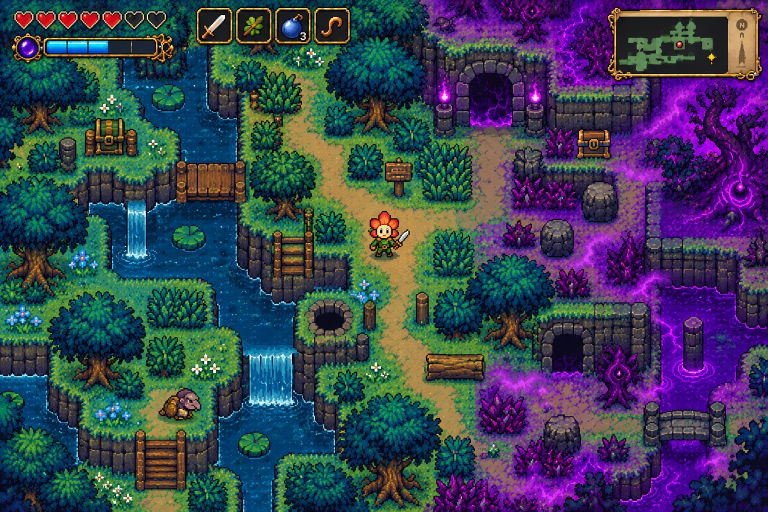
#> input picture bartgame/art/ref/board_forest.jpg, 1536 x 1024 px (shown at 1/2 size); its folder holds 4 pictures in this run
$ python style.py
#> lines starting #> are read from the running program, lines starting #| are printed output that depends on the picture
### bartgame/art/sample.py
"""Sampling the style boards: a sprite or a tile is cut from a board,
scaled to its GBA size, keyed from the board's backdrop and quantized to
a palette of fifteen colours derived from the boards themselves. The
boards live in art/ref/. Everything here is deterministic."""
import os

from PIL import Image

HERE = os.path.dirname(os.path.abspath(__file__))
_boards = {}


def board(name):
    if name not in _boards:
        _boards[name] = Image.open(os.path.join(HERE, 'ref', 'board_%s.jpg' % name)).convert('RGB')
    return _boards[name]


def hexcol(c):
    return tuple(int(c[i:i + 2], 16) for i in (1, 3, 5))


def dist2(a, b):
    return (a[0] - b[0]) ** 2 + (a[1] - b[1]) ** 2 + (a[2] - b[2]) ** 2


def keyed(im, bg, thresh):
    """RGBA: alpha 0 where the pixel is near the backdrop colour"""
    out = Image.new('RGBA', im.size)
    src = im.load()
    dst = out.load()
    t2 = thresh * thresh
    for y in range(im.size[1]):
        for x in range(im.size[0]):
            p = src[x, y]
            near = any(dist2(p, b) < t2 for b in bg) if bg else False
            dst[x, y] = (p[0], p[1], p[2], 0 if near else 255)
    return out


def derive(samples, n=15, bgs=(), thresh=28, spread=False):
    """a palette of n colours (median cut) over the opaque pixels of the
    given (board, box) crops. spread: cut 2n and keep the n farthest
    apart, so a sprite's few bright colours survive its many darks."""
    pix = []
    for name, box in samples:
        # every crop weighs the same, whatever its size
        im = board(name).crop(box).resize((64, 64), Image.LANCZOS)
        k = keyed(im, bgs, thresh).load()
        for y in range(im.size[1]):
            for x in range(im.size[0]):
                p = k[x, y]
                if p[3]:
                    pix.append(p[:3])
    strip = Image.new('RGB', (len(pix), 1))
    strip.putdata(pix)
    m = n * 2 if spread else n
    q = strip.quantize(colors=m, method=Image.MEDIANCUT)
    pal = q.getpalette()[:m * 3]
    cols = [tuple(pal[i:i + 3]) for i in range(0, m * 3, 3)]
    if spread:
        counts = sorted(q.getcolors(), reverse=True)
        order = [cols[idx] for _, idx in counts]
        keep = [order[0]]
        while len(keep) < n and len(keep) < len(order):
            best = max((c for c in order if c not in keep), key=lambda c: min(dist2(c, k) for k in keep))
            keep.append(best)
        cols = keep
    cols.sort(key=lambda c: c[0] * 3 + c[1] * 6 + c[2])
    return cols


# [31 lines left out: function cut, not called in this run]


def opaque(rows, fill):
    return [r.replace('.', '%x' % fill) for r in rows]


def seamless(im):
    """blend an RGB image with itself shifted by half, weighted toward the
    edges, so the tile wraps"""
    w, h = im.size
    src = im.load()
    out = Image.new('RGB', (w, h))
    dst = out.load()
    for y in range(h):
        for x in range(w):
            a = src[x, y]
            b = src[(x + w // 2) % w, (y + h // 2) % h]
            wx = abs(x + 0.5 - w / 2.0) / (w / 2.0)
            wy = abs(y + 0.5 - h / 2.0) / (h / 2.0)
            t = max(0.0, (max(wx, wy) - 0.66) / 0.34) ** 2 * 0.5
            dst[x, y] = tuple(int(a[i] * (1 - t) + b[i] * t) for i in range(3))
    return out


def quantize_rows(rgba, palette, floor_alpha=128, outline=None):
    w, h = rgba.size
    px = rgba.load()
    grid = [[0] * w for _ in range(h)]
    for y in range(h):
        for x in range(w):
            p = px[x, y]
            if len(p) > 3 and p[3] < floor_alpha:
                continue
            best, bd = 1, 1 << 30
            for i, c in enumerate(palette):
                d = dist2(p, c)
                if d < bd:
                    bd = d
                    best = i + 1
            grid[y][x] = best
    if outline is not None:
        for y in range(h):
            for x in range(w):
                if grid[y][x]:
                    continue
                for dx, dy in ((1, 0), (-1, 0), (0, 1), (0, -1)):
                    nx, ny = x + dx, y + dy
                    if 0 <= nx < w and 0 <= ny < h and grid[ny][nx] and grid[ny][nx] != outline:
                        grid[y][x] = outline
                        break
    return [''.join('%x' % v if v else '.' for v in row) for row in grid]


def tile(name, box, w, h, palette, wrap=True):
    """an opaque tile: the crop scaled, made seamless, quantized"""
    im = board(name).crop(box).resize((w, h), Image.LANCZOS)
    if wrap:
        im = seamless(im)
    return quantize_rows(im.convert('RGBA'), palette)


# [25 lines left out: function fit, not called in this run]

### bartgame/art/style.py
"""The style boards, cut into the game: palettes derived from the boards
and the tiles sampled from them (the sprites come from the sprite pack,
art/pack/). See sample.py for the cutting.
Every box is (left, top, right, bottom) on the named board.
"""
import sample as SM

BG = [(75, 75, 75), (60, 60, 60), (90, 90, 90), (70, 68, 66), (82, 80, 78), (100, 98, 96), (55, 55, 55)]
OUT = (26, 12, 16)

# ------------------------------------------------------------ palettes --
# the forest scene: the palettes come from the very crops the tiles use
F_GRASS, F_PATH, F_TREE, F_FLOWERS, F_BUSH, F_TUFT = (340, 575, 380, 615), (625, 290, 665, 330), (100, 662, 260, 812), (395, 705, 435, 745), (520, 170, 620, 250), (828, 300, 898, 380)
PAL_FOREST = SM.derive([('forest', b) for b in (F_GRASS, F_PATH, F_TREE, F_FLOWERS, F_BUSH, F_TUFT)], 15)
#> in board, returned value is the input picture: PIL image 1536x1024 RGB; mean R, G, B 57.5, 66.1, 84.1
#> in keyed, `out = Image.new('RGBA', im.size)`: out: PIL image 64x64 RGBA; every value is 0
#> after the loop in derive, `for y in range(im.size[1]):`: pix = 4096 items, first 6: (69, 139, 76), (65, 137, 75), (60, 136, 72), (60, 139, 74), (58, 137, 72), (55, 133, 71)
# water, its banks and the cliffs, the bridge, the well
C_WATER, C_BRIDGE, C_ROCK, C_WELL, C_FALL, C_LEDGE, C_BLUE = (400, 255, 440, 295), (350, 330, 480, 395), (1170, 380, 1236, 448), (600, 592, 710, 692), (520, 700, 580, 820), (130, 755, 290, 805), (200, 797, 245, 842)
PAL_CLIFF = SM.derive([('forest', b) for b in (C_WATER, C_BRIDGE, C_ROCK, C_WELL, C_FALL, C_LEDGE, C_BLUE)], 15)
#> PAL_CLIFF = [(7, 22, 44), (37, 28, 51), (1, 56, 97), (53, 43, 59), (1, 67, 106), (33, 63, 80), (5, 86, 117), (106, 68, 48), (10, 105, 125), (68, 99, 88), (26, 132, 155), (137, 98, 66), (90, 133, 98), (55, 155, 163), (135, 187, 161)]
# the blight
B_GRASS, B_BUSH, B_WALL, B_TREE, B_DOOR, B_PATH, B_ROCK = (1290, 305, 1330, 345), (968, 792, 1048, 872), (1098, 190, 1238, 250), (1360, 120, 1500, 300), (1088, 642, 1188, 742), (1050, 752, 1090, 792), (1098, 832, 1158, 892)
PAL_BLIGHT = SM.derive([('forest', b) for b in (B_GRASS, B_BUSH, B_WALL, B_TREE, B_DOOR, B_PATH, B_ROCK)], 15)
#> PAL_BLIGHT = [(18, 3, 43), (15, 10, 38), (56, 3, 85), (26, 24, 50), (55, 19, 87), (36, 39, 68), (96, 12, 137), (54, 47, 69), (63, 61, 73), (145, 13, 188), (107, 43, 139), (160, 44, 195), (111, 84, 109), (140, 63, 160), (134, 125, 100)]
# the drain: stone, moss, water, pipes, lanterns, banners
S_WALL, S_FLOOR, S_WATER, S_FALL, S_PIPE, S_LANTERN, S_BANNER_T, S_BANNER_P, S_DRAIN = (812, 575, 868, 631), (540, 580, 604, 644), (140, 650, 204, 714), (705, 120, 800, 300), (28, 310, 76, 406), (490, 85, 560, 175), (550, 150, 620, 300), (908, 150, 978, 300), (660, 640, 870, 780)
PAL_SEWER = SM.derive([('sewer', b) for b in (S_WALL, S_FLOOR, S_WATER, S_FALL, S_PIPE, S_LANTERN, S_BANNER_T, S_BANNER_P, S_DRAIN)], 15)
#> call 4 of derive, with n = 15, bgs = (), thresh = 28, spread = False
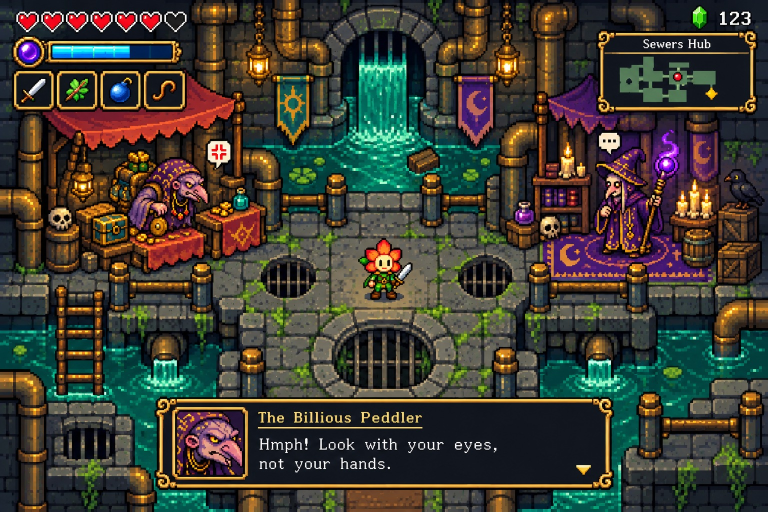
#> input picture bartgame/art/ref/board_sewer.jpg, 1536 x 1024 px (shown at 1/2 size)
#> in board, returned value is the input picture: PIL image 1536x1024 RGB; mean R, G, B 63.7, 61.7, 51.5
#> in derive (call 4), `im = board(name).crop(box).resize((64, 64), Image.LANCZOS)`:
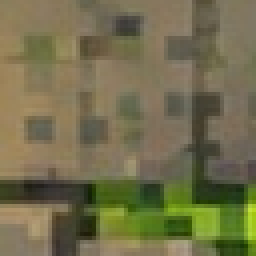
#> im: PIL image 64x64 RGB (shown 4 times larger); mean R, G, B 115.2, 110.3, 76.3
#> after the loop in derive (call 4), `for y in range(im.size[1]):`: pix = 4096 items, first 6: (137, 124, 90), (136, 126, 91), (138, 125, 91), (140, 124, 91), (142, 125, 93), (144, 125, 93)
# its props: the stall, the rug, crates and barrels, candles, skulls
P_CHEST, P_SKULL, P_CANDLES, P_AWNING, P_COUNTER, P_RUG, P_SHELF, P_BARREL, P_CRATE = (188, 428, 272, 510), (95, 410, 150, 470), (1358, 360, 1428, 440), (90, 170, 480, 300), (250, 400, 540, 520), (1100, 465, 1400, 555), (1068, 330, 1178, 470), (1360, 440, 1425, 520), (1440, 420, 1512, 500)
PAL_PROPS = SM.derive([('sewer', b) for b in (P_CHEST, P_SKULL, P_CANDLES, P_AWNING, P_COUNTER, P_RUG, P_SHELF, P_BARREL, P_CRATE)], 15)
#> in derive (call 5), `im = board(name).crop(box).resize((64, 64), Image.LANCZOS)`:
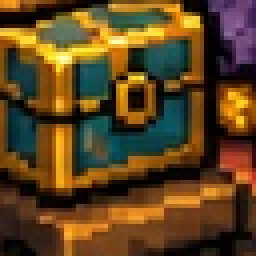
#> im: PIL image 64x64 RGB (shown 4 times larger); mean R, G, B 93.6, 67.6, 31.3
#> after the loop in derive (call 5), `for y in range(im.size[1]):`: pix = 4096 items, first 6: (231, 141, 26), (245, 154, 30), (248, 155, 23), (250, 164, 26), (214, 135, 35), (150, 81, 26)
#> in derive (call 5), `pal = q.getpalette()[:m * 3]`: pal = 45 values, max 241 at index 0, min 4 at index 43, mean 71.78
#> in derive (call 5), `cols = [tuple(pal[i:i + 3]) for i in range(0, m * 3, 3)]`: cols = [(241, 206, 116), (199, 142, 67), (186, 105, 45), (122, 96, 61), (162, 68, 39), (116, 67, 39), (97, 60, 38), (62, 57, 49), (126, 35, 45), (75, 34, 58), (56, 38, 30), (54, 22, 49), (31, 28, 29), (25, 15, 19), (10, 4, 7)]
#> PAL_PROPS = [(10, 4, 7), (25, 15, 19), (31, 28, 29), (54, 22, 49), (56, 38, 30), (75, 34, 58), (62, 57, 49), (126, 35, 45), (97, 60, 38), (116, 67, 39), (162, 68, 39), (122, 96, 61), (186, 105, 45), (199, 142, 67), (241, 206, 116)]


def hexes(pal):
    return ['#%02x%02x%02x' % c for c in pal]


# --------------------------------------------------------- forest tiles --
def ft(box, w=16, h=16, wrap=True, pal=None):
    return SM.tile('forest', box, w, h, pal or PAL_FOREST, wrap)


def ct(box, w=16, h=16, wrap=False):
    return SM.tile('forest', box, w, h, PAL_CLIFF, wrap)


def bt(box, w=16, h=16, wrap=True):
    return SM.tile('forest', box, w, h, PAL_BLIGHT, wrap)


FOREST_SRC = {
    'grass': ft(F_GRASS), 'grass2': ft((345, 580, 385, 620)), 'grass3': ft((335, 590, 375, 630)),
    'path': ft(F_PATH), 'path2': ft((775, 580, 815, 620)),
    'canopy': ft((130, 665, 170, 705)), 'canopy2': ft((200, 668, 240, 708)),
    'flowers_white': ft(F_FLOWERS, wrap=False), 'flowers_blue': ct(C_BLUE),
    'bush': ft((300, 672, 380, 742), wrap=False), 'bush2': ft(F_BUSH, wrap=False),
    'grass_tuft': ft(F_TUFT, wrap=False), 'stump': ft((118, 278, 166, 330), wrap=False),
    'rock': ct(C_ROCK), 'rock_small': ct((1105, 838, 1150, 886)),
    'log': ft((848, 702, 968, 762), 32, 16, False),
    'tree': ft(F_TREE, 32, 40, False), 'tree2': ft((968, 600, 1088, 730), 32, 40, False),
    'tree48': ft((105, 660, 255, 810), 32, 48, False), 'tree2_48': ft((968, 600, 1088, 730), 32, 48, False),
    'sign': ft((768, 320, 828, 392), 16, 24, False),
    'water': ct(C_WATER, wrap=True), 'water2': ct((440, 590, 480, 630), wrap=True),
    'lily': ct((472, 855, 528, 910)),
    'waterfall': ct(C_FALL, 16, 32), 'waterfall2': ct((240, 400, 300, 512), 16, 32),
    'bridge': ct(C_BRIDGE, 32, 16), 'bridge_v': ct((270, 852, 370, 982), 16, 32),
    'cliff': ct(C_LEDGE, 32, 16), 'cliff2': ct((190, 350, 330, 400), 32, 16),
    'well': ct(C_WELL, 32, 32), 'post': ct((710, 662, 760, 742), 16, 32),
    'chest': ct((185, 240, 275, 320)),
    'blight_grass': bt(B_GRASS), 'blight_grass2': bt((1330, 330, 1370, 370)), 'blight_path': bt(B_PATH),
    'blight_bush': bt(B_BUSH, wrap=False), 'blight_crystal': bt((1098, 260, 1168, 330), wrap=False), 'blight_crystal2': bt((1228, 692, 1298, 772), wrap=False),
    'blight_tree': bt(B_TREE, 32, 48, False), 'dead_tree_small': bt((1410, 110, 1510, 290), wrap=False),
    'blight_wall': bt(B_WALL, 32, 16, False), 'blight_wall2': bt((1288, 812, 1468, 872), 32, 16, False),
    'blight_door': bt(B_DOOR, 32, 32, False), 'blight_arch': bt((858, 90, 1098, 260), 48, 48, False),
    'blight_water': bt((1380, 560, 1420, 600)), 'blight_boulder': bt(B_ROCK, wrap=False),
    'blight_pillar': bt((1358, 642, 1408, 742), 16, 32, False), 'blight_canopy': bt((1150, 10, 1190, 50)),
    'blight_chest': bt((1148, 260, 1218, 320), wrap=False),
}
#> in seamless, `out = Image.new('RGB', (w, h))`: out: PIL image 16x16 RGB; every value is 0
#> after the loop in quantize_rows, `for y in range(h):`: grid = 16 items
#> in tile (call 17), `im = board(name).crop(box).resize((w, h), Image.LANCZOS)`:
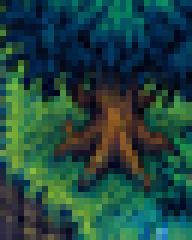
#> im: PIL image 32x40 RGB (shown 6 times larger); mean R, G, B 32.2, 70.1, 63.2
#> in tile (call 19), `im = board(name).crop(box).resize((w, h), Image.LANCZOS)`:
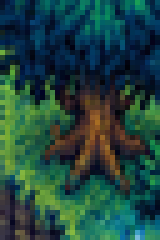
#> im: PIL image 32x48 RGB (shown 5 times larger); mean R, G, B 32, 69.9, 62.8
#> in tile (call 21), `im = board(name).crop(box).resize((w, h), Image.LANCZOS)`:
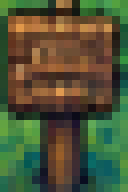
#> im: PIL image 16x24 RGB (shown 8 times larger); mean R, G, B 78.6, 84.6, 54.1
#> in tile (call 22), `im = board(name).crop(box).resize((w, h), Image.LANCZOS)`:
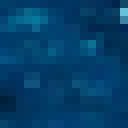
#> im: PIL image 16x16 RGB (shown 8 times larger); mean R, G, B 3.3, 62.8, 105.7


# ---------------------------------------------------------- sewer tiles --
def st(box, w=16, h=16, wrap=True, pal=None):
    return SM.tile('sewer', box, w, h, pal or PAL_SEWER, wrap)


def pt(box, w=16, h=16, wrap=False):
    return SM.tile('sewer', box, w, h, PAL_PROPS, wrap)


SEWER_SRC = {
    'floor': st(S_FLOOR), 'floor2': st((600, 660, 640, 700)), 'floor_moss': st((588, 618, 628, 658)),
    'wall': st(S_WALL), 'wall2': st((600, 560, 656, 616)), 'wall_top': st((650, 515, 706, 560)),
    'water': st(S_WATER), 'water2': st((1300, 680, 1364, 744)),
    'waterfall': st(S_FALL, 32, 48, False), 'waterfall_small': st((1152, 695, 1210, 780), 16, 32, False),
    'pipe_v': st(S_PIPE, 16, 32, False), 'pipe_h': st((1360, 826, 1392, 858), 16, 16, False),
    'pipe_elbow': st((1418, 592, 1508, 712), 32, 32, False),
    'grate': st((520, 515, 630, 600), 32, 32, False), 'grate16': st((520, 515, 630, 600), 16, 16, False),
    'drain': st(S_DRAIN, 32, 32, False),
    'lantern': st(S_LANTERN, 16, 32, False), 'lantern16': st(S_LANTERN, 16, 16, False),
    'banner_teal': st(S_BANNER_T, 16, 32, False), 'banner_purple': st(S_BANNER_P, 16, 32, False),
    'banner_teal16': st(S_BANNER_T, 16, 16, False), 'banner_purple16': st(S_BANNER_P, 16, 16, False),
    'ladder': st((112, 600, 188, 760), 16, 32, False), 'ladder16': st((112, 600, 188, 680), 16, 16, False),
    'post': st((384, 520, 430, 620), 16, 32, False), 'post2': st((480, 692, 520, 782), 16, 32, False),
    'moss_wall': st((1410, 890, 1480, 960)),
    'arch': st((600, 40, 900, 200), 48, 32, False),
}
SEWER_SRC['props'] = {
    'crate': pt(P_CRATE), 'crate2': pt((1430, 512, 1510, 570)), 'barrel': pt(P_BARREL),
    'chest': pt(P_CHEST), 'skull': pt(P_SKULL), 'candles': pt(P_CANDLES),
    'awning': pt(P_AWNING, 32, 16), 'counter': pt(P_COUNTER, 32, 16), 'rug': pt(P_RUG, 32, 32),
    'shelf': pt(P_SHELF, 16, 32), 'gold': pt((285, 440, 345, 500)), 'pot': pt((1028, 390, 1068, 450)),
}
